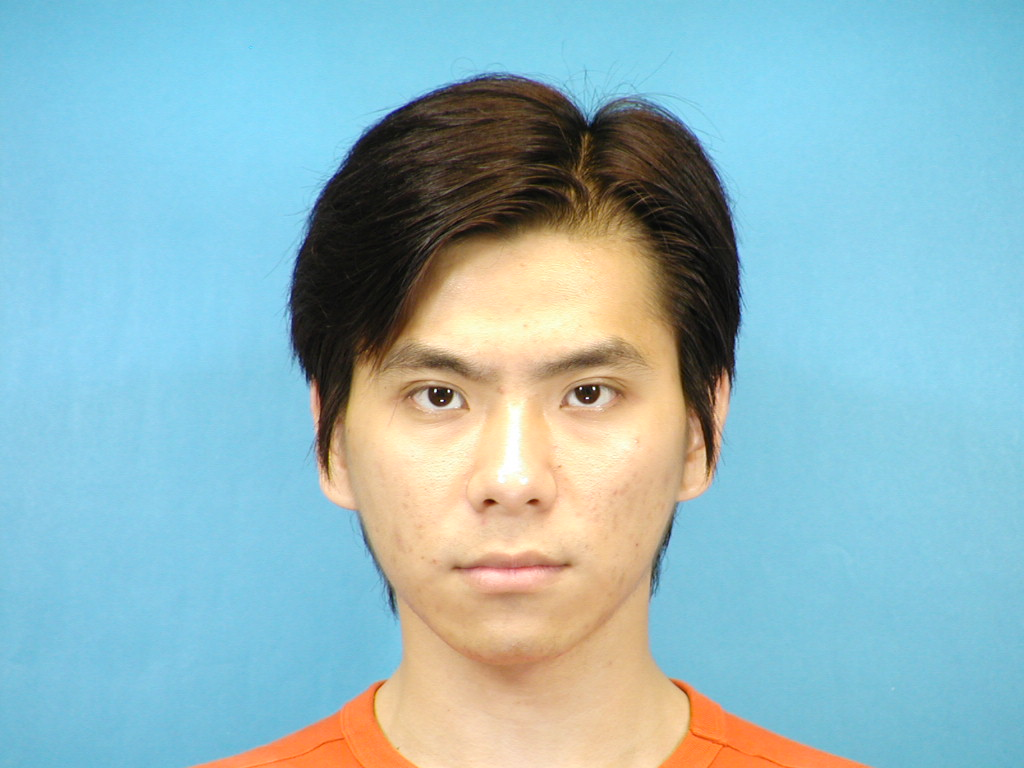
#> input picture pic/testimg.jpg, 1024 x 768 px, found by its file name
$ python opencv_test.py
#> lines starting #> are read from the running program, lines starting #| are printed output that depends on the picture; after the words box and inside, x2 and y2 are one past the last pixel; in counts of white or black regions, pixels touching at a corner belong together
import cv2
import numpy as np
import random

img = cv2.imread('/home/murez/PycharmProjects/untitled/pic/testimg.jpg',1)
#> img is the input picture: shape (768, 1024, 3); mean B, G, R 190.9, 183.6, 145.1
imgInfo = img.shape
#> imgInfo = (768, 1024, 3)
height = imgInfo[0]
#> height = 768
width = imgInfo[1]
#> width = 1024

gray = cv2.cvtColor(img,cv2.COLOR_BGR2GRAY)
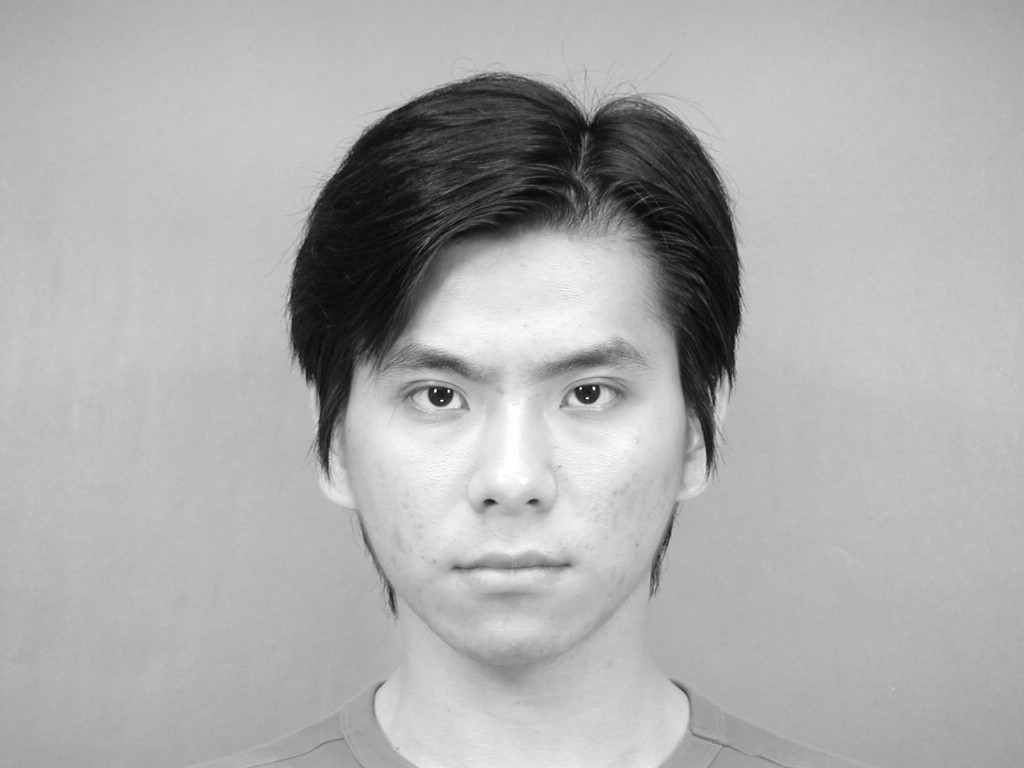
#> gray: shape (768, 1024); min 6, max 255, mean 172.9
imgG = cv2.GaussianBlur(gray,(3,3),0)
dst = cv2.Canny(img,12,180)
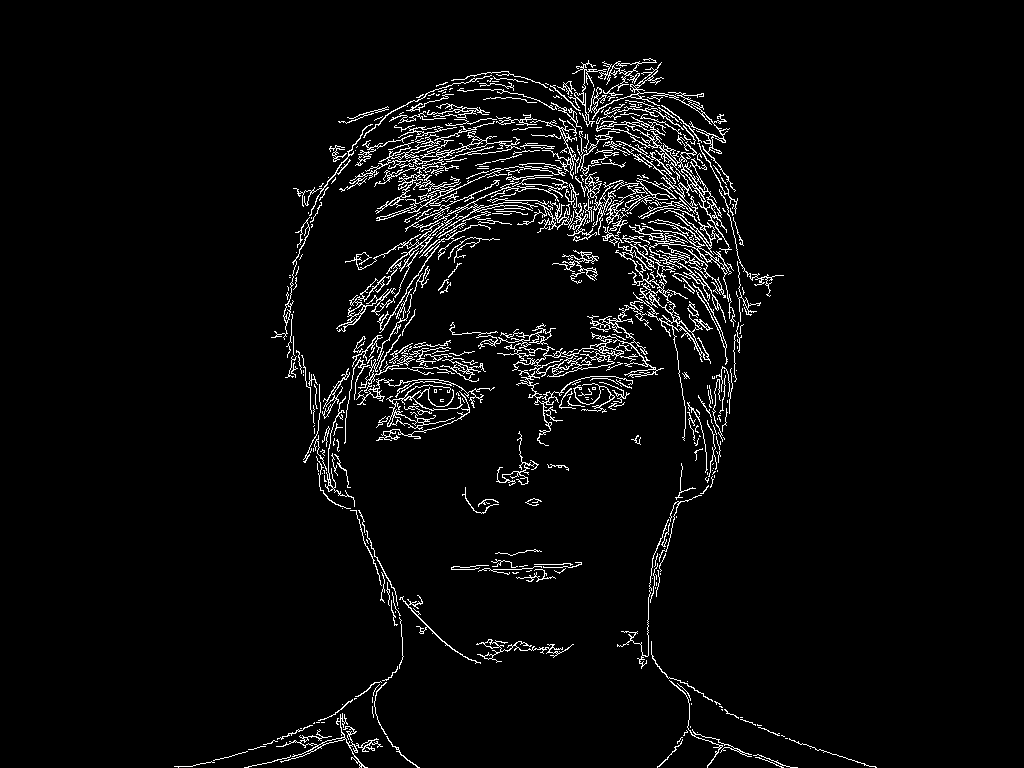
#> dst: shape (768, 1024); 4.1% white in thin lines or dots, all inside (x1, y1, x2, y2) = (174, 58, 877, 768)
cv2.imwrite('000.jpg',dst)

imgfz = cv2.imread('000.jpg',1)
#> imgfz: shape (768, 1024, 3); min 0, max 255, mean 10.5
imgInfofz = imgfz.shape
#> imgInfofz = (768, 1024, 3)
dstfz = np.zeros((height,width,3),np.uint8)
for i in range(0,height):
    for j in range(0,width):
        (b,g,r) = imgfz[i,j]
        dstfz[i,j] = (255-b,255-g,255-r)
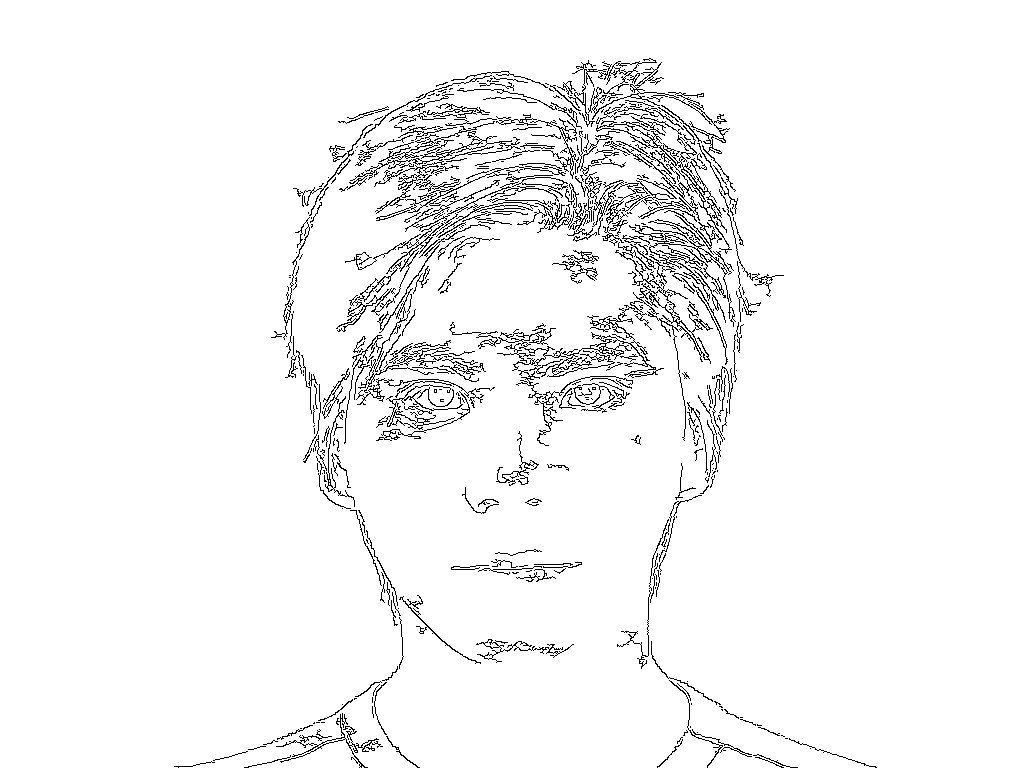
#> dstfz: shape (768, 1024, 3); min 0, max 255, mean 244.5
cv2.imwrite('000.jpg',dstfz)
cv2.imshow('',dstfz)
cv2.waitKey(0)

$ run again, with pic/tp.jpg copied over pic/testimg.jpg
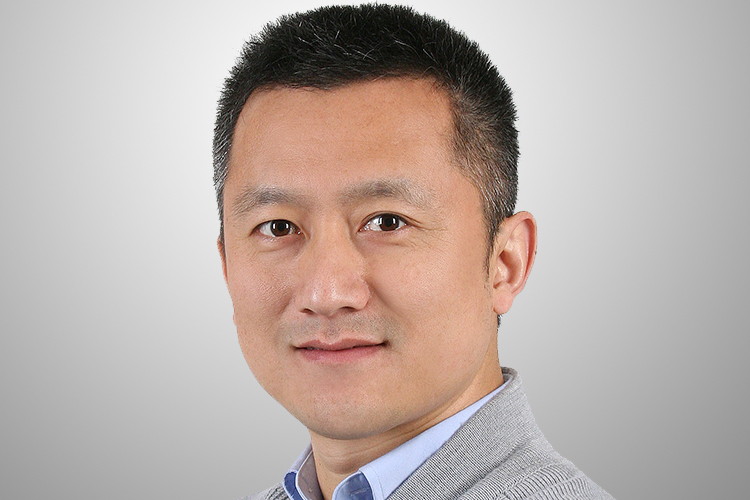
#> input picture pic/tp.jpg, 750 x 500 px, found by its file name
#> img is the input picture: shape (500, 750, 3); mean B, G, R 169.1, 174.4, 186.7
#> `dst = cv2.Canny(img,12,180)`:
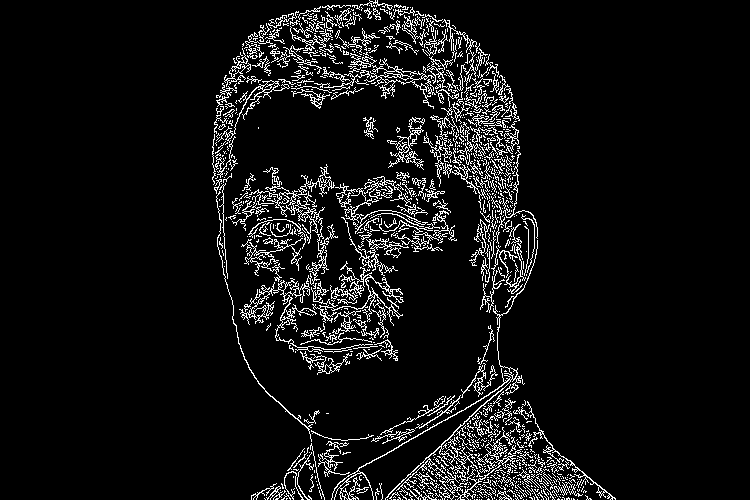
#> dst: shape (500, 750); 7% white in thin lines or dots, all inside (x1, y1, x2, y2) = (212, 0, 616, 500)
#> after the loop `for i in range(0,height):`:
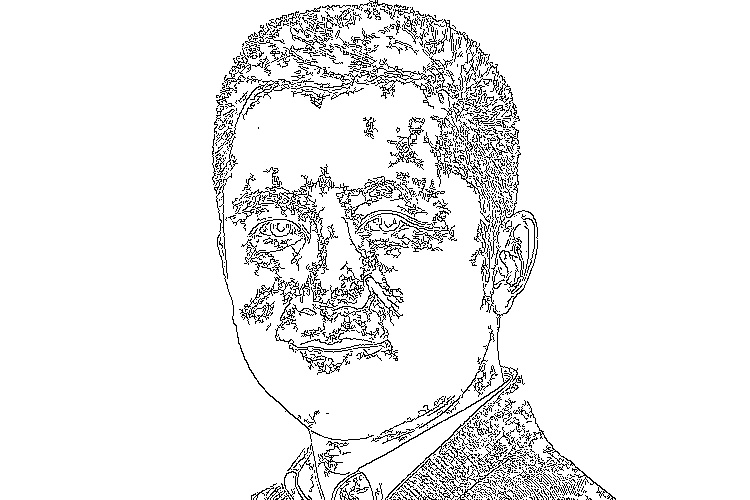
#> dstfz: shape (500, 750, 3); min 0, max 255, mean 237.1
